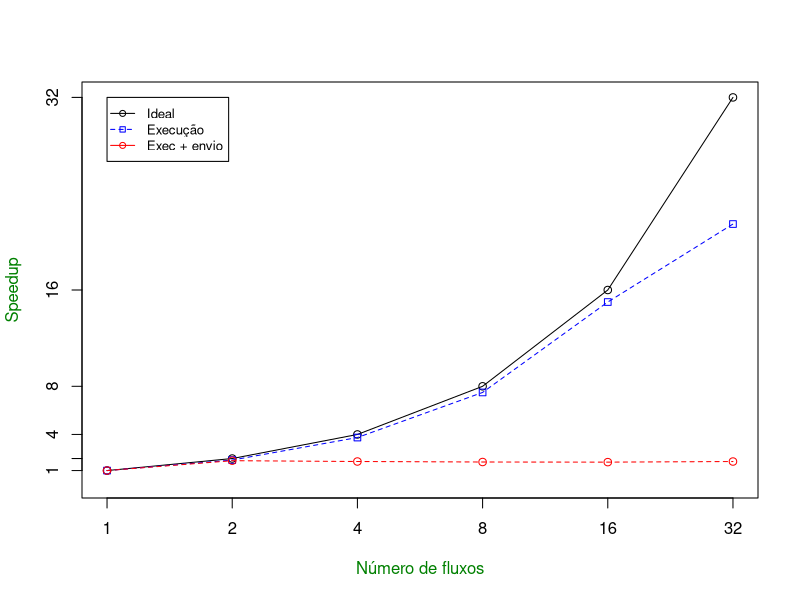

Reproduce this figure in R.
names = c("Ideal", "Execução", "Exec + envio")
ts = c("1 fluxo", "2 fluxos", "4 fluxos", "8 fluxos", "16 fluxos", "32 fluxos")
cores = c("black", "blue", "red")

ideal = c(1, 2, 4, 8, 16, 32)
exec = c(1, 1.871, 3.743, 7.49, 15, 21.48)
exec_env = c(1, 1.82, 1.752, 1.71, 1.7, 1.75)

g_range <- range(0, ideal, exec, exec_env)

pdf("sp.pdf")

plot(ideal, type="o", col="black", ylim=g_range, xaxt='n', yaxt='n', ann=FALSE)
axis(1, at=1:6, lab=c("1", "2", "4", "8", "16", "32"))
axis(2, at=c(1, 2, 4, 8, 16, 32))
lines(exec, type="o", col="blue", pch=22, lty=2)
lines(exec_env, type="o", col="red", pch=21, lty=2)


title(xlab="Número de fluxos", col.lab=rgb(0,0.5,0))
title(ylab="Speedup", col.lab=rgb(0,0.5,0))
title(main="", col.main="red")
legend(1, g_range[2], names, cex=0.8,
   col=cores, pch=21:22, lty=1:2);
